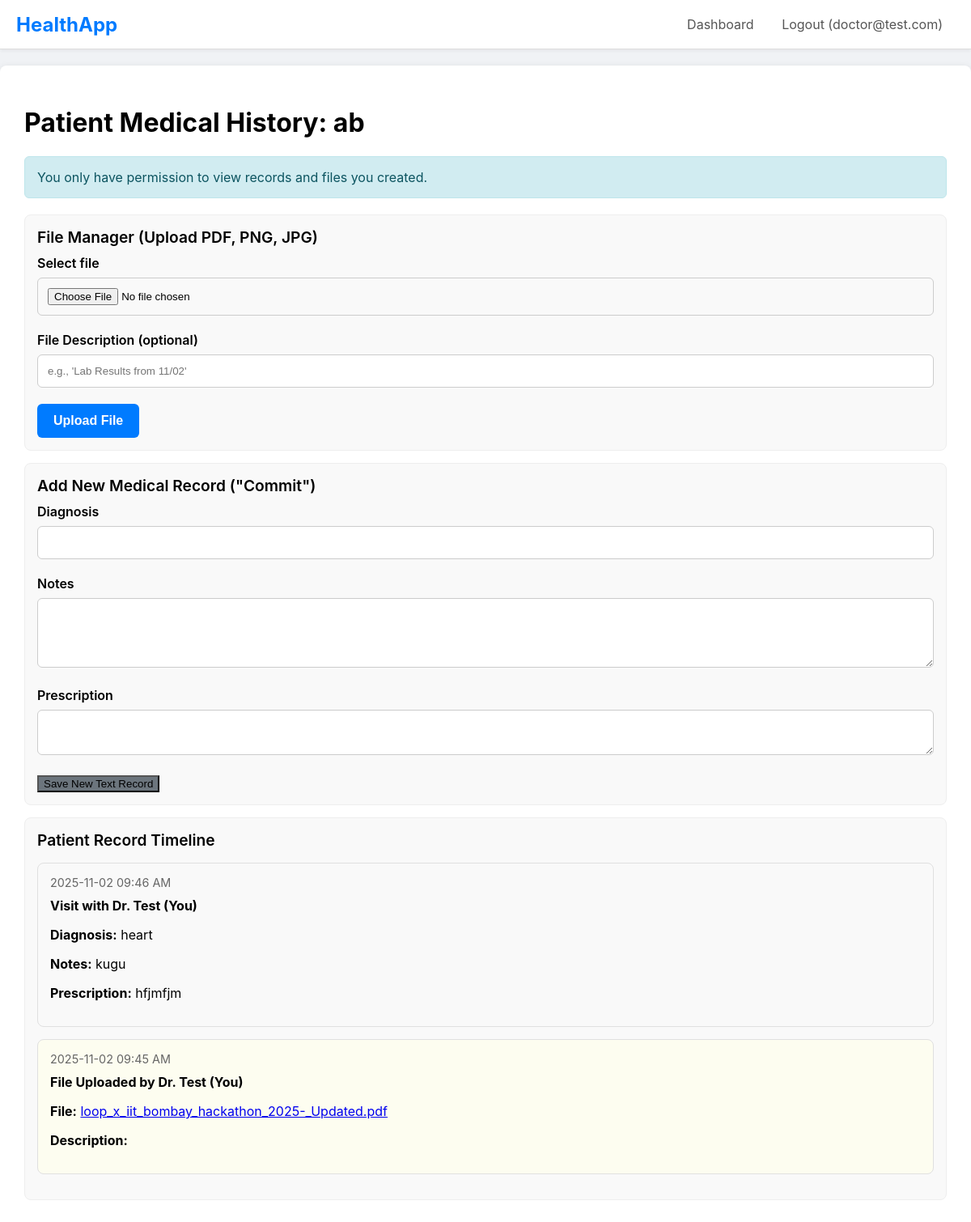
/update_record/24 (signed in), run on the app's committed database.
### main.py (models this page shows)
class User(db.Model, UserMixin):
    id = db.Column(db.Integer, primary_key=True)
    email = db.Column(db.String(120), unique=True, nullable=False)
    password_hash = db.Column(db.String(60), nullable=False)
    role = db.Column(db.String(20), nullable=False)
    patient_profile = db.relationship('PatientProfile', backref='user', uselist=False, cascade="all, delete-orphan")
    doctor_profile = db.relationship('DoctorProfile', backref='user', uselist=False, cascade="all, delete-orphan")
    insurance_profile = db.relationship('InsuranceProfile', backref='user', uselist=False, cascade="all, delete-orphan")

class PatientProfile(db.Model):
    id = db.Column(db.Integer, primary_key=True)
    full_name = db.Column(db.String(100), nullable=False, default='Unnamed')
    phone = db.Column(db.String(20))
    address = db.Column(db.String(200))
    pincode = db.Column(db.String(10))
    latitude = db.Column(db.Float)
    longitude = db.Column(db.Float)
    insurance_policy_id = db.Column(db.String(100), nullable=True)
    insurance_company_id = db.Column(db.Integer, db.ForeignKey('insurance_profile.id'), nullable=True)
    user_id = db.Column(db.Integer, db.ForeignKey('user.id'), nullable=False, unique=True)
    records = db.relationship('MedicalRecord', backref='patient', lazy='dynamic', foreign_keys='MedicalRecord.patient_id')
    appointments = db.relationship('Appointment', backref='patient', lazy='dynamic', foreign_keys='Appointment.patient_id')
    reviews = db.relationship('DoctorReview', backref='patient', lazy='dynamic', foreign_keys='DoctorReview.patient_id')
    files = db.relationship('MedicalFile', backref='patient', lazy='dynamic', foreign_keys='MedicalFile.patient_id')
    permitted_doctors = db.relationship('DoctorProfile', secondary=patient_doctor_permissions,
        back_populates='permitted_patients')
    insurance_company = db.relationship('InsuranceProfile', foreign_keys=[insurance_company_id])

class MedicalRecord(db.Model):
    id = db.Column(db.Integer, primary_key=True)
    diagnosis = db.Column(db.Text, nullable=False)
    notes = db.Column(db.Text)
    prescription = db.Column(db.String(500))
    created_at = db.Column(db.DateTime, nullable=False, default=db.func.current_timestamp())
    patient_id = db.Column(db.Integer, db.ForeignKey('patient_profile.id'), nullable=False)
    doctor_id = db.Column(db.Integer, db.ForeignKey('doctor_profile.id'), nullable=False)

class DoctorProfile(db.Model):
    id = db.Column(db.Integer, primary_key=True)
    full_name = db.Column(db.String(100), nullable=False, default='Dr. Unnamed')
    phone = db.Column(db.String(20))
    specialty = db.Column(db.String(100))
    practice_address = db.Column(db.String(200))
    pincode = db.Column(db.String(10))
    latitude = db.Column(db.Float)
    longitude = db.Column(db.Float)
    availability_start_time = db.Column(db.Time) # e.g., 09:00:00
    availability_end_time = db.Column(db.Time)   # e.g., 17:00:00
    slot_duration_minutes = db.Column(db.Integer, default=30)
    user_id = db.Column(db.Integer, db.ForeignKey('user.id'), nullable=False, unique=True)
    records_written = db.relationship('MedicalRecord', backref='doctor', lazy='dynamic', foreign_keys='MedicalRecord.doctor_id')
    appointments = db.relationship('Appointment', backref='doctor', lazy='dynamic', foreign_keys='Appointment.doctor_id')
    reviews = db.relationship('DoctorReview', backref='doctor_profile', lazy='dynamic', foreign_keys='DoctorReview.doctor_id')
    files_written = db.relationship('MedicalFile', backref='doctor', lazy='dynamic', foreign_keys='MedicalFile.doctor_id')
    permitted_patients = db.relationship('PatientProfile', secondary=patient_doctor_permissions,
        back_populates='permitted_doctors')

class MedicalFile(db.Model):
    id = db.Column(db.Integer, primary_key=True)
    filename = db.Column(db.String(256), unique=True, nullable=False)
    original_filename = db.Column(db.String(256), nullable=False)
    description = db.Column(db.String(500))
    created_at = db.Column(db.DateTime, nullable=False, default=db.func.current_timestamp())
    patient_id = db.Column(db.Integer, db.ForeignKey('patient_profile.id'), nullable=False)
    doctor_id = db.Column(db.Integer, db.ForeignKey('doctor_profile.id'), nullable=False)

### main.py (the view, shortened to what this page needs)
@app.route("/update_record/<int:patient_id>", methods=['GET', 'POST'])
@login_required
@role_required('doctor')
def update_record(patient_id):
    patient = db.session.get(PatientProfile, patient_id)
    if not patient:
        flash('Patient not found.', 'danger')
        return redirect(url_for('doctor_dashboard'))
    has_permission = patient in g.profile.permitted_patients
    timeline_items = []
    if has_permission:
        records = patient.records.all()
        files = patient.files.all()
        timeline_items = sorted(records + files, key=lambda x: x.created_at, reverse=True)
    else:
        records = patient.records.filter_by(doctor_id=g.profile.id).all()
        files = patient.files.filter_by(doctor_id=g.profile.id).all()
        timeline_items = sorted(records + files, key=lambda x: x.created_at, reverse=True)
    return render_template('update_record.html', patient=patient, timeline_items=timeline_items, has_permission=has_permission)

### main.py (called while the page is built)
@login_manager.user_loader
def load_user(user_id):
    return db.session.get(User, int(user_id))

def role_required(role_name):
    def decorator(f):
        @wraps(f)
        def decorated_function(*args, **kwargs):
            if not current_user.is_authenticated or current_user.role != role_name:
                abort(403)
            if current_user.role == 'patient':
                g.profile = current_user.patient_profile
            elif current_user.role == 'doctor':
                g.profile = current_user.doctor_profile
            elif current_user.role == 'insurance':
                g.profile = current_user.insurance_profile
            return f(*args, **kwargs)
        return decorated_function
    return decorator

### templates/update_record.html
{% extends 'layout.html' %}
{% block content %}
    <h1>Patient Medical History: {{ patient.full_name }}</h1>
    {% if has_permission %}
        <div class="alert alert-success">You have full permission to view this patient's entire history.</div>
    {% else %}
        <div class="alert alert-info">You only have permission to view records and files you created.</div>
    {% endif %}
    <div class="card">
        <div class="card-header">File Manager (Upload PDF, PNG, JPG)</div>
        <form action="{{ url_for('upload_file', patient_id=patient.id) }}" method="POST" enctype="multipart/form-data">
            <div class="form-group">
                <label for="file">Select file</label>
                <input type="file" id="file" name="file" required>
            </div>
            <div class="form-group">
                <label for="description">File Description (optional)</label>
                <input type="text" id="description" name="description" placeholder="e.g., 'Lab Results from 11/02'">
            </div>
            <button type="submit" class="btn">Upload File</button>
        </form>
    </div>
    <div class="card">
        <div class="card-header">Add New Medical Record ("Commit")</div>
        <form method="POST">
            <div class="form-group">
                <label for="diagnosis">Diagnosis</label>
                <input type="text" id="diagnosis" name="diagnosis" required>
            </div>
            <div class="form-group">
                <label for="notes">Notes</label>
                <textarea id="notes" name="notes" rows="4"></textarea>
            </div>
            <div class="form-group">
                <label for="prescription">Prescription</label>
                <textarea id="prescription" name="prescription" rows="2"></textarea>
            </div>
            <button type="submit" class="btn-secondary">Save New Text Record</button>
        </form>
    </div>
    <div class="card">
        <div class="card-header">Patient Record Timeline</div>
        <ul class="timeline">
            {% for item in timeline_items %}
                {% if item.__tablename__ == 'medical_record' %}
                <li class="timeline-item">
                    <div class="date">{{ item.created_at.strftime('%Y-%m-%d %I:%M %p') }}</div>
                    <h4>Visit with {{ item.doctor.full_name }}
                        {% if item.doctor_id == g.profile.id %}(You){% endif %}
                    </h4>
                    <p><b>Diagnosis:</b> {{ item.diagnosis }}</p>
                    <p><b>Notes:</b> {{ item.notes }}</p>
                    <p><b>Prescription:</b> {{ item.prescription }}</p>
                </li>
                {% elif item.__tablename__ == 'medical_file' %}
                <li class="timeline-item" style="background-color: #fdfdf0;">
                    <div class="date">{{ item.created_at.strftime('%Y-%m-%d %I:%M %p') }}</div>
                    <h4>File Uploaded by {{ item.doctor.full_name }}
                        {% if item.doctor_id == g.profile.id %}(You){% endif %}
                    </h4>
                    <p><b>File:</b> <a href="{{ url_for('get_file', filename=item.filename) }}" target="_blank">{{ item.original_filename }}</a></p>
                    <p><b>Description:</b> {{ item.description }}</p>
                </li>
                {% endif %}
            {% else %}
                <li>No medical records or files found for this patient.</li>
            {% endfor %}
        </ul>
    </div>
{% endblock %}

### templates/layout.html (shortened to what this page needs)
<!DOCTYPE html>
<html lang="en">
<head>
</head>
<body>
    <nav>
        <div class="logo"><a href="{{ url_for('home') }}" style="text-decoration: none; color: #007bff;">HealthApp</a></div>
        <div class="nav-links">
            {% if current_user.is_authenticated %}
                <a href="{{ url_for('dashboard') }}">Dashboard</a>
                <a href="{{ url_for('logout') }}">Logout ({{ current_user.email }})</a>
            {% else %}
                <a href="{{ url_for('login') }}">Login</a>
                <a href="{{ url_for('register') }}">Register</a>
            {% endif %}
        </div>
    </nav>
    <div class="container">
        {% block content %}{% endblock %}
    </div>
</body>
</html>

### templates/layout.html (style rules this page uses)
body { font-family: -apple-system, BlinkMacSystemFont, "Segoe UI", Roboto, Helvetica, Arial, sans-serif; margin: 0; background-color: #f0f2f5; }
nav { background-color: #ffffff; padding: 0 20px; border-bottom: 1px solid #ddd; display: flex; justify-content: space-between; align-items: center; box-shadow: 0 2px 4px rgba(0,0,0,0.05); }
nav .logo { font-size: 1.5rem; font-weight: bold; color: #007bff; }
nav .nav-links a { color: #555; text-decoration: none; padding: 20px 15px; display: inline-block; }
.container { max-width: 1200px; margin: 20px auto; background-color: #ffffff; padding: 30px; border-radius: 8px; box-shadow: 0 2px 8px rgba(0,0,0,0.1); }
.form-group { margin-bottom: 20px; }
.form-group label { display: block; margin-bottom: 8px; font-weight: 600; }
.form-group input, .form-group select, .form-group textarea { width: 100%; padding: 12px; border: 1px solid #ccc; border-radius: 6px; box-sizing: border-box; }
.btn { background-color: #007bff; color: white; padding: 12px 20px; border: none; border-radius: 6px; cursor: pointer; font-size: 1rem; font-weight: 600; }
.btn-secondary { background-color: #6c757d; }
.alert { padding: 15px; margin-bottom: 20px; border-radius: 6px; border: 1px solid transparent; }
.alert-info { background-color: #d1ecf1; border-color: #bee5eb; color: #0c5460; }
.timeline { list-style: none; padding: 0; }
.timeline-item { position: relative; padding: 15px; margin-bottom: 15px; border: 1px solid #e0e0e0; border-radius: 8px; }
.timeline-item h4 { margin: 0 0 10px 0; }
.timeline-item .date { font-size: 0.9rem; color: #666; margin-bottom: 10px; }
.card { background: #f9f9f9; border: 1px solid #eee; border-radius: 8px; padding: 15px; margin-bottom: 15px; }
.card-header { font-size: 1.2rem; font-weight: 600; margin-bottom: 10px; }

### data on the page
User: email "doctor@test.com"
PatientProfile: full_name "ab"
MedicalRecord: created_at "2025-11-02 09:46 AM", doctor.full_name "Dr. Test", shows "(You)", diagnosis "heart", notes "kugu", prescription "hfjmfjm"
MedicalFile: created_at "2025-11-02 09:45 AM", doctor.full_name "Dr. Test", shows "(You)", original_filename "loop_x_iit_bombay_hackathon_2025-_Updated.pdf"
